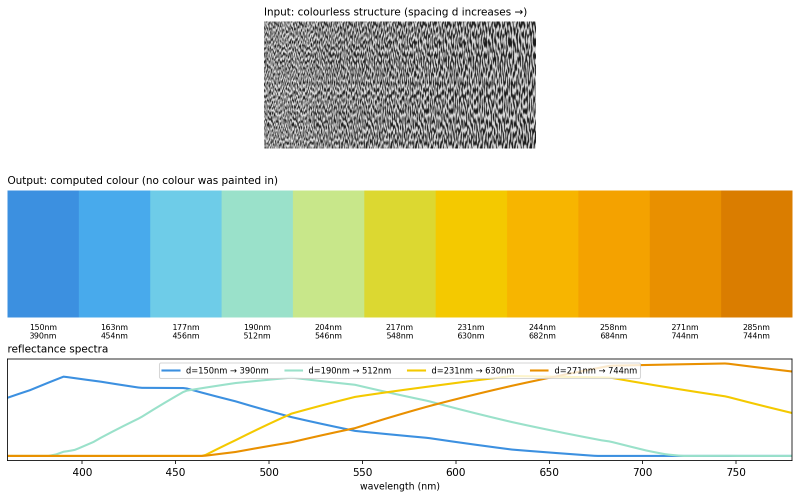
#> input picture experiments/emergent_color.png, 1599 x 998 px (shown at 1/2 size)
$ python fdtd_meep.py --image ../experiments/emergent_color.png
#> lines starting #> are read from the running program, lines starting #| are printed output that depends on the picture
#!/usr/bin/env python3
"""Preliminary FDTD reflectance cross-check for a nanostructure image, with MEEP.

This complements the analytic structure-factor model in optics.py by solving
Maxwell's equations for a 2-D computational representation and returning a
reflectance spectrum -> colour. It is an in-silico cross-check, not independent
experimental validation; convergence tests, a positive control, and comparison
with independent measured spectra remain to be completed. Run it on your Mac
(MEEP does not install in the sandbox here).

Install (Apple Silicon):
    conda create -n meep -c conda-forge pymeep python=3.11
    conda activate meep
    pip install opencv-python-headless numpy   # for the helpers below

Run:
    python fdtd_meep.py --id STAVENGA2011_king_fig3F --period-nm 185
    python fdtd_meep.py --image path/to/sem.png --nm-per-px 3.0

Method: standard MEEP reflectance recipe (Meep tutorial "Transmittance spectrum
of a waveguide"/"mode decomposition" analogue for a slab):
  1) normalization run with vacuum to record the incident flux,
  2) run with the structure as a MaterialGrid (air<->keratin) to record the
     reflected flux, then R(f) = -reflected/incident.
Colour via optics.spectrum_to_srgb (CIE).
"""
import argparse, os, sys, json
import numpy as np

HERE = os.path.dirname(os.path.abspath(__file__)); sys.path.insert(0, HERE)


def load_design(args):
    """Return (design[0..1] HxW, nm_per_px). 1 = keratin, 0 = air."""
    import cv2
    if args.id:
        base = os.path.normpath(os.path.join(HERE, "..", "data"))
        for line in open(os.path.join(base, "dataset.jsonl")):
            r = json.loads(line)
            if r["id"] == args.id:
                img = cv2.imread(os.path.join(base, r["image_file"]), cv2.IMREAD_GRAYSCALE)
                break
        else:
            raise SystemExit("id not found")
    else:
        img = cv2.imread(args.image, cv2.IMREAD_GRAYSCALE)
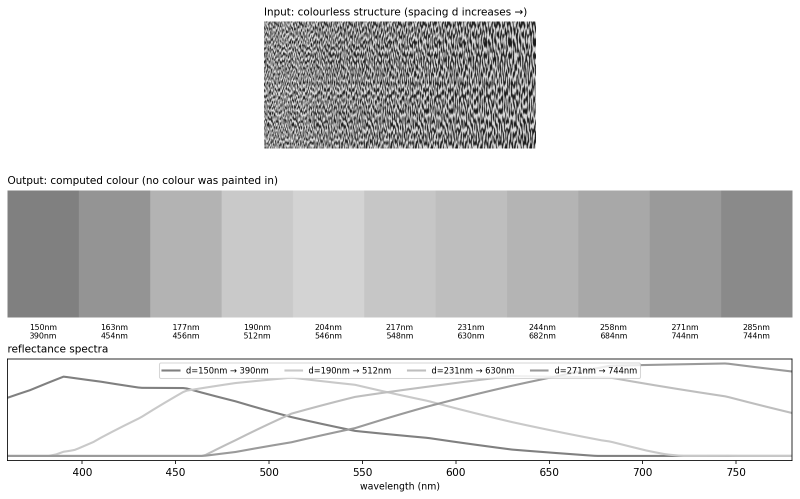
#> img: shape (998, 1599) (shown at 1/2 size); min 0, max 255, mean 219.2
    img = cv2.resize(img, (args.grid, args.grid))
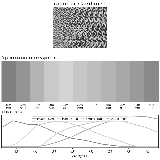
#> img: shape (160, 160); min 0, max 255, mean 218.4
    design = (img.astype(np.float32) / 255.0)          # bright walls -> keratin
    # infer nm/px: prefer explicit; else from a target period
    if args.nm_per_px:
        nmpp = args.nm_per_px
    elif args.period_nm:
        # scale so the image's dominant period == period_nm
        sys.path.insert(0, HERE)
        import optics as o
        _, S = o.radial_structure_factor(img, 1.0); S = S.copy(); S[:3] = 0
        k = np.arange(1, len(S) - 1)
        per = img.shape[0] / k
        m = (per >= 4) & (per <= 26) & (S[k] > S[k - 1]) & (S[k] > S[k + 1])
        kk = k[m][np.argmax(S[k][m])] if m.any() else int(img.shape[0] / 12)
        nmpp = args.period_nm / (img.shape[0] / kk)
    else:
        nmpp = 3.0
    return design, nmpp


def main():
    ap = argparse.ArgumentParser()
    ap.add_argument("--id"); ap.add_argument("--image")
    ap.add_argument("--nm-per-px", type=float, default=None)
    ap.add_argument("--period-nm", type=float, default=None)
    ap.add_argument("--grid", type=int, default=160, help="structure grid (px)")
    ap.add_argument("--res", type=int, default=40, help="MEEP resolution (px per a)")
    ap.add_argument("--n-keratin", type=float, default=1.56)
    args = ap.parse_args()

    import meep as mp

    design, nmpp = load_design(args)
#> nmpp = 3
    Lnm = design.shape[0] * nmpp
#> Lnm = 480
    a_nm = 1000.0                       # 1 MEEP unit = 1 micron = 1000 nm
    L = Lnm / a_nm                      # structure size in MEEP units
#> L = 0.48
    print(f"structure {design.shape} at {nmpp:.2f} nm/px -> {Lnm:.0f} nm = {L:.3f} a")
#| structure (160, 160) at 3.00 nm/px -> 480 nm = 0.480 a

    dpml = 1.0; pad = 1.0
    sx = L; sy = L + 2 * (dpml + pad)
#> after `sx = L`: sx = 0.48
#> after `sy = L + 2 * (dpml + pad)`: sy = 4.48
    cell = mp.Vector3(sx, sy)
    pml = [mp.PML(dpml, direction=mp.Y)]

    # broadband planewave covering the visible band
    lam_min, lam_max = 0.36, 0.78       # microns
    fmin, fmax = 1 / lam_max, 1 / lam_min
    fcen, df = 0.5 * (fmin + fmax), (fmax - fmin)
    src_y = -0.5 * sy + dpml + 0.3
    sources = [mp.Source(mp.GaussianSource(fcen, fwidth=df), component=mp.Ez,
                         center=mp.Vector3(0, src_y), size=mp.Vector3(sx, 0))]
    refl_y = src_y + 0.4
    refl_fr = mp.FluxRegion(center=mp.Vector3(0, refl_y), size=mp.Vector3(sx, 0))
    nfreq = 120

    # ---- 1) normalization (empty) ----
    sim = mp.Simulation(cell_size=cell, boundary_layers=pml, sources=sources,
                        resolution=args.res, k_point=mp.Vector3())
    refl = sim.add_flux(fcen, df, nfreq, refl_fr)
    sim.run(until_after_sources=mp.stop_when_fields_decayed(
        20, mp.Ez, mp.Vector3(0, refl_y), 1e-3))
    incident = mp.get_fluxes(refl)
    incident_data = sim.get_flux_data(refl)
    freqs = np.array(mp.get_flux_freqs(refl))
    sim.reset_meep()

    # ---- 2) with structure (MaterialGrid air<->keratin) ----
    keratin = mp.Medium(index=args.n_keratin)
    mg = mp.MaterialGrid(mp.Vector3(design.shape[1], design.shape[0]),
                         mp.air, keratin, design_parameters=design.flatten(),
                         grid_type="U_MEAN")
    geometry = [mp.Block(center=mp.Vector3(0, 0), size=mp.Vector3(L, L, mp.inf),
                         material=mg)]
    sim = mp.Simulation(cell_size=cell, boundary_layers=pml, sources=sources,
                        geometry=geometry, resolution=args.res, k_point=mp.Vector3())
    refl = sim.add_flux(fcen, df, nfreq, refl_fr)
    sim.load_minus_flux_data(refl, incident_data)   # subtract incident field
    sim.run(until_after_sources=mp.stop_when_fields_decayed(
        20, mp.Ez, mp.Vector3(0, refl_y), 1e-3))
    reflected = mp.get_fluxes(refl)

    R = -np.array(reflected) / np.array(incident)
    lam_nm = (1.0 / freqs) * a_nm
    order = np.argsort(lam_nm)
    lam_nm, R = lam_nm[order], np.clip(R[order], 0, None)

    import optics as o
    srgb, hexv, peak = o.spectrum_to_srgb(lam_nm, R / max(R.max(), 1e-9))
    print(f"\nFDTD reflectance peak ~ {peak:.0f} nm   colour {hexv}  sRGB{tuple(srgb)}")
    # save spectrum
    out = os.path.join(HERE, "..", "experiments", "fdtd_spectrum.csv")
    np.savetxt(out, np.c_[lam_nm, R], delimiter=",", header="lambda_nm,R", comments="")
    print("saved spectrum ->", os.path.normpath(out))


if __name__ == "__main__":
    main()
#> (the call stopped at in main, `cell = mp.Vector3(sx, sy)`: meep is not available in this run)

$ run again, on experiments/proof_3d.png
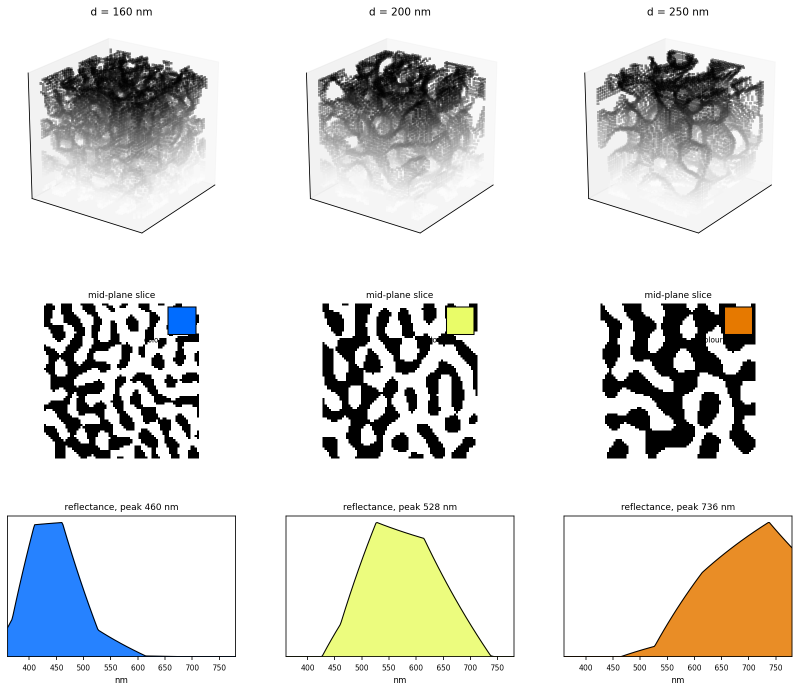
#> input picture experiments/proof_3d.png, 1599 x 1384 px (shown at 1/2 size)
#> in load_design, `img = cv2.imread(args.image, cv2.IMREAD_GRAYSCALE)`:
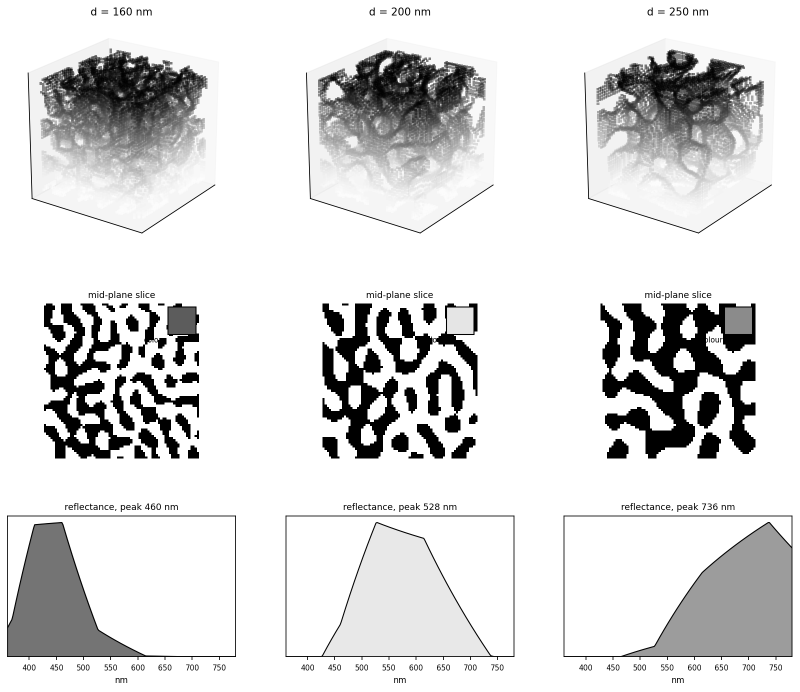
#> img: shape (1384, 1599) (shown at 1/2 size); min 0, max 255, mean 218.5
#> in load_design, `img = cv2.resize(img, (args.grid, args.grid))`:
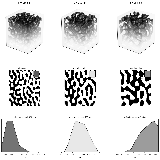
#> img: shape (160, 160); min 0, max 255, mean 218.7
#> nmpp = 3
#> Lnm = 480
#> L = 0.48
#| structure (160, 160) at 3.00 nm/px -> 480 nm = 0.480 a
#> sy = 4.48

$ run again, on experiments/see_the_color_iridescence.png
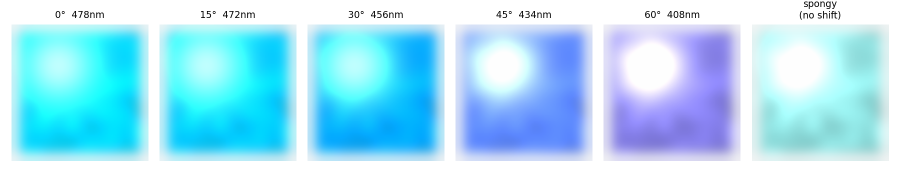
#> input picture experiments/see_the_color_iridescence.png, 1800 x 360 px (shown at 1/2 size)
#> in load_design, `img = cv2.imread(args.image, cv2.IMREAD_GRAYSCALE)`:
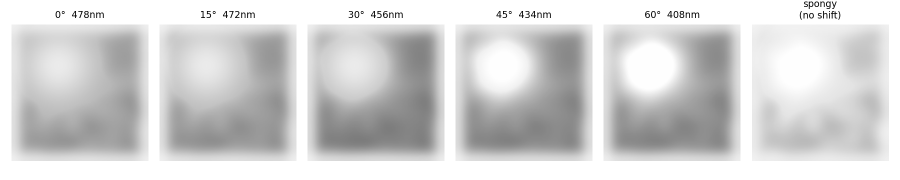
#> img: shape (360, 1800) (shown at 1/2 size); min 0, max 255, mean 211.3
#> in load_design, `img = cv2.resize(img, (args.grid, args.grid))`:
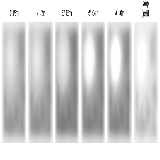
#> img: shape (160, 160); min 7, max 255, mean 211.1
#> nmpp = 3
#> Lnm = 480
#> L = 0.48
#| structure (160, 160) at 3.00 nm/px -> 480 nm = 0.480 a
#> sy = 4.48
